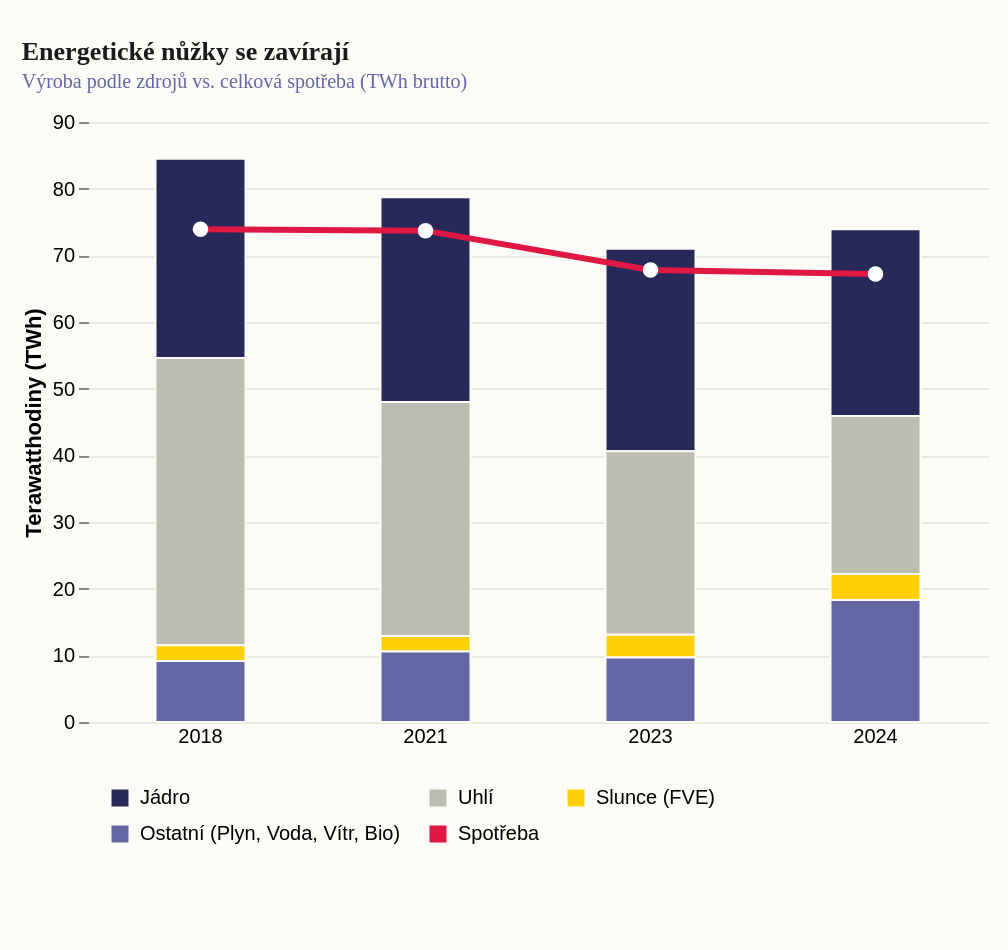

Write the Vega-Lite specification saved for this chart.
### Vega-Lite specification from a JSON file in a GitHub repository (floating-point values rounded to 4 significant figures)
{"_source": "ERÚ (Roční zprávy o provozu ES ČR 2018–2024)", "$schema": "https://vega.github.io/schema/vega-lite/v5.json", "description": "Bilance výroby a spotřeby elektřiny v ČR (2018-2024)", "width": 450, "height": 300, "padding": {"top": 20, "left": 10, "right": 10, "bottom": 40}, "autosize": {"type": "pad", "resize": true}, "background": "#fdfbf7", "title": {"text": "Energetické nůžky se zavírají", "subtitle": "Výroba podle zdrojů vs. celková spotřeba (TWh brutto)", "font": "Roboto Slab", "fontSize": 13, "fontWeight": "bold", "anchor": "start", "color": "#1a1a1a", "subtitleFont": "Work Sans", "subtitleFontSize": 10, "subtitleColor": "#6267a3", "offset": 10}, "data": {"values": [{"year": "2018", "source": "Jádro", "val": 29.9}, {"year": "2018", "source": "Uhlí", "val": 43.1}, {"year": "2018", "source": "Slunce (FVE)", "val": 2.36}, {"year": "2018", "source": "Ostatní (Plyn, Voda, Vítr, Bio)", "val": 9.14}, {"year": "2018", "source": "Spotřeba", "val": 73.9, "type": "line"}, {"year": "2021", "source": "Jádro", "val": 30.7}, {"year": "2021", "source": "Uhlí", "val": 35.1}, {"year": "2021", "source": "Slunce (FVE)", "val": 2.32}, {"year": "2021", "source": "Ostatní (Plyn, Voda, Vítr, Bio)", "val": 10.58}, {"year": "2021", "source": "Spotřeba", "val": 73.7, "type": "line"}, {"year": "2023", "source": "Jádro", "val": 30.4}, {"year": "2023", "source": "Uhlí", "val": 27.5}, {"year": "2023", "source": "Slunce (FVE)", "val": 3.42}, {"year": "2023", "source": "Ostatní (Plyn, Voda, Vítr, Bio)", "val": 9.68}, {"year": "2023", "source": "Spotřeba", "val": 67.8, "type": "line"}, {"year": "2024", "source": "Jádro", "val": 28.0}, {"year": "2024", "source": "Uhlí", "val": 23.7}, {"year": "2024", "source": "Slunce (FVE)", "val": 3.9}, {"year": "2024", "source": "Ostatní (Plyn, Voda, Vítr, Bio)", "val": 18.3}, {"year": "2024", "source": "Spotřeba", "val": 67.2, "type": "line"}]}, "layer": [{"transform": [{"filter": "datum.type != 'line'"}], "mark": {"type": "bar", "width": 45, "tooltip": true, "stroke": "#fdfbf7", "strokeWidth": 1}, "encoding": {"x": {"field": "year", "type": "nominal", "title": null, "axis": {"labelAngle": 0, "ticks": false, "domain": false}}, "y": {"field": "val", "type": "quantitative", "title": "Terawatthodiny (TWh)", "axis": {"gridColor": "#e8e8dc", "domain": false}}, "color": {"field": "source", "type": "nominal", "scale": {"domain": ["Jádro", "Uhlí", "Slunce (FVE)", "Ostatní (Plyn, Voda, Vítr, Bio)", "Spotřeba"], "range": ["#272a59", "#bcbcb0", "#ffcf02", "#6267a3", "#de1743"]}, "legend": {"title": null, "orient": "bottom", "offset": 10, "symbolType": "square", "padding": 10, "columns": 3}}}}, {"transform": [{"filter": "datum.type == 'line'"}], "mark": {"type": "line", "color": "#de1743", "strokeWidth": 3, "point": {"color": "#de1743", "size": 60, "fill": "white", "strokeWidth": 2}}, "encoding": {"x": {"field": "year", "type": "nominal"}, "y": {"field": "val", "type": "quantitative"}}}], "config": {"view": {"stroke": "transparent"}}}
